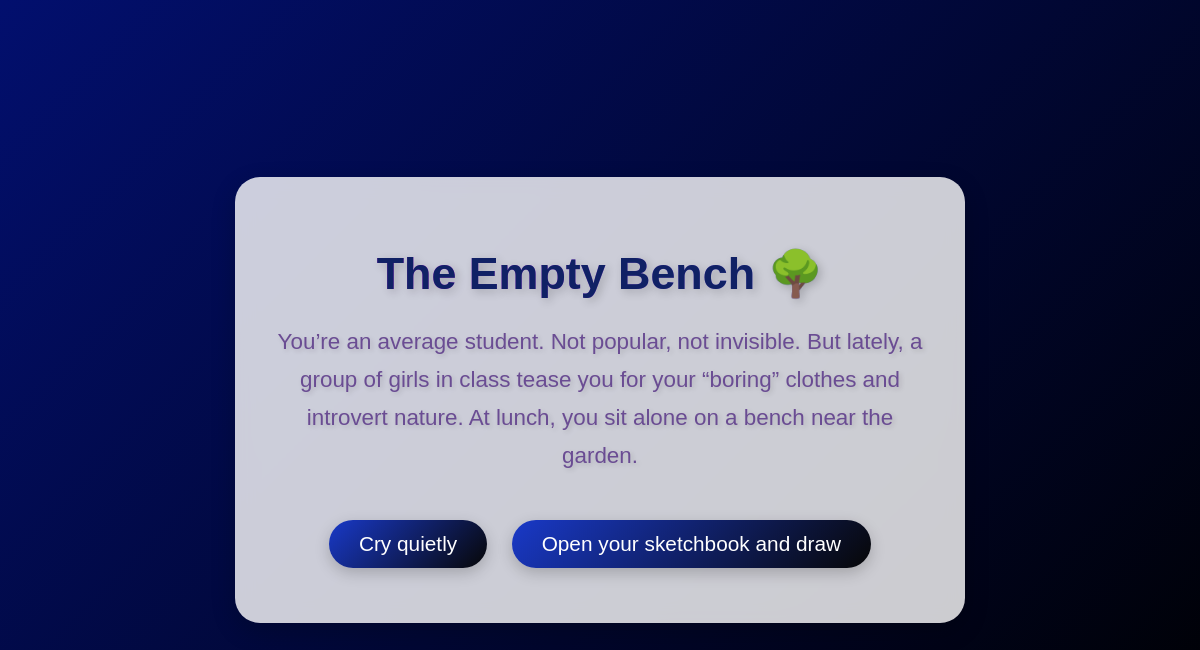
/story/4/step/1, run on the app's committed database.
### tables this page shows
CREATE TABLE stories (
    id INTEGER PRIMARY KEY AUTOINCREMENT,
    title TEXT NOT NULL,
    image TEXT
);

CREATE TABLE steps (
    id INTEGER PRIMARY KEY AUTOINCREMENT,
    story_id INTEGER NOT NULL,
    step_number INTEGER NOT NULL,
    content TEXT NOT NULL,
    option1 TEXT,
    option2 TEXT,
    next1 INTEGER,
    next2 INTEGER,
    FOREIGN KEY(story_id) REFERENCES stories(id)
);

### app.py (the view)
@app.route('/story/<int:story_id>/step/<int:step_number>')
def story_step(story_id, step_number):
    conn = sqlite3.connect('stories.db')
    c = conn.cursor()
    c.execute('''
        SELECT content, option1, option2, next1, next2
        FROM steps
        WHERE story_id = ? AND step_number = ?
    ''', (story_id, step_number))
    step = c.fetchone()
    c.execute('SELECT title FROM stories WHERE id = ?', (story_id,))
    title_result = c.fetchone()
    story_title = title_result[0] if title_result else 'Story'
    conn.close()
    if step:
        content, option1, option2, next1, next2 = step
        return render_template(
            'story.html',
            story_id=story_id,
            step_number=step_number,
            content=content,
            option1=option1,
            option2=option2,
            next1=next1,
            next2=next2,
            title=story_title
        )
    else:
        return "Story step not found", 404

### templates/story.html (shortened to what this page needs)
<!DOCTYPE html>
<html lang="en">
<head>
    <link rel="stylesheet" href="{{ url_for('static', filename='styles.css') }}">
</head>
<body>
    <div class="story-box">
        <h1>{{ title }}</h1>
        <p>{{ content }}</p>
        {% if option1 and option2 %}
            <a href="{{ url_for('story_step', story_id=story_id, step_number=next1) }}" class="button">{{ option1 }}</a>
            <a href="{{ url_for('story_step', story_id=story_id, step_number=next2) }}" class="button">{{ option2 }}</a>
        {% else %}
            <p class="end">The End 💗</p>
            <a href="{{ url_for('index') }}" class="button">Back to Home 🏠</a>
        {% endif %}
    </div>
</body>
</html>

### static/styles.css (style rules this page uses)
body { margin: 0; padding: 0; font-family: 'Segoe UI', Tahoma, Geneva, Verdana, sans-serif; background: linear-gradient(135deg, #1e1e2f, #000000); color: rgb(90, 90, 212); min-height: 100vh; display: flex; flex-direction: column; align-items: center; padding: 40px 20px; position: relative; }
h1 { font-size: 2.5rem; margin-bottom: 40px; background: linear-gradient(to right, #d900ec, #75b1f1); -webkit-background-clip: text; background-clip: text; color: transparent; }

### data on the page
stories: title "The Empty Bench 🌳"
steps: content "You’re an average student. Not popular, not invisible. But lately, a group of girls in class tease you for your “boring” clothes and introvert nature. At lunch, you sit alone on a bench near the garden.", option1 "Cry quietly", option2 "Open your sketchbook and draw"
